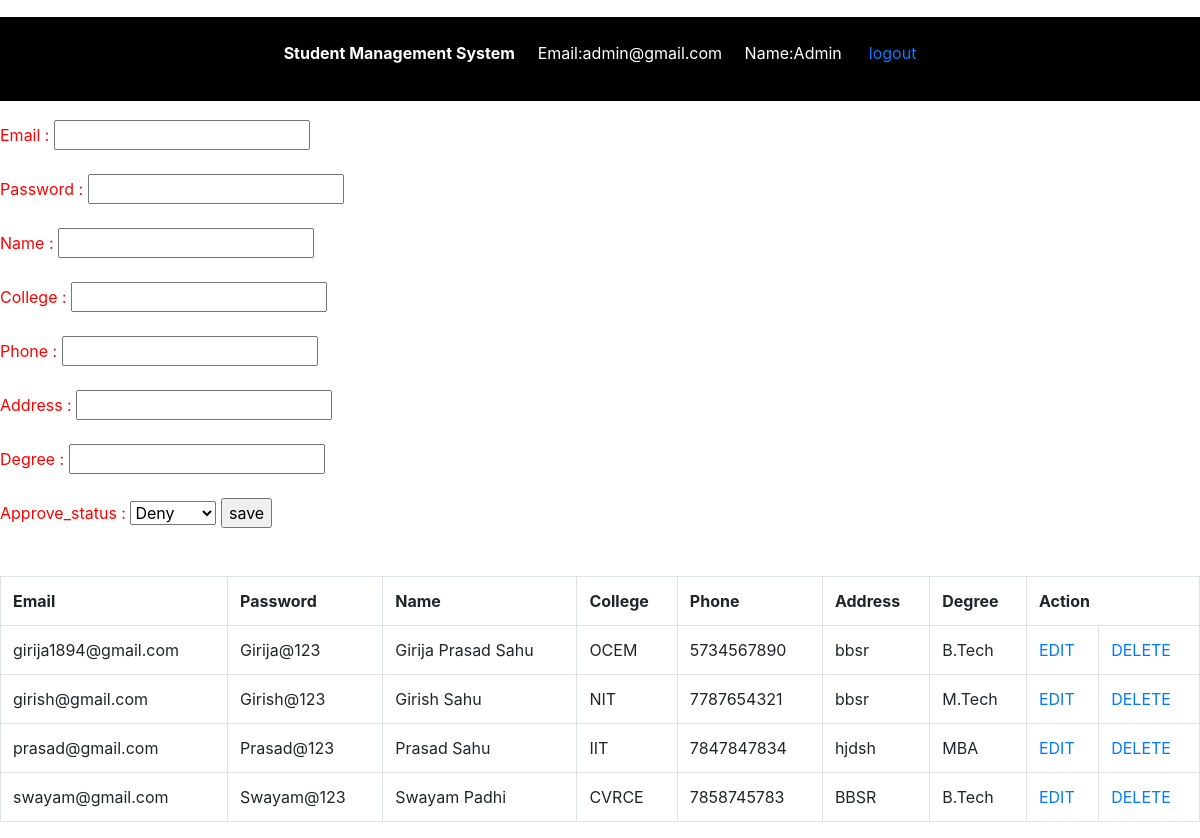
/sms/admin_dashboard.php (signed in), run on the app's committed database.
### tables this page shows
CREATE TABLE `student` (
  `id` int(11) NOT NULL,
  `email` varchar(255) NOT NULL,
  `password` varchar(255) NOT NULL,
  `name` varchar(255) NOT NULL,
  `college` varchar(255) NOT NULL,
  `phone` varchar(255) NOT NULL,
  `address` varchar(255) NOT NULL,
  `degree` varchar(255) NOT NULL,
  `approve_satus` int(11) NOT NULL DEFAULT 0
);

### sms/admin_dashboard.php (the view, shortened to what this page needs)
<?php
        include 'conn.php';
?>
<?php
     $email="";
     $password="";
     $name="";
     $college="";
     $phone="";
     $address="";
     $degree="";
     $approve_status="";
     $edit_state=false;
        ?>
<!DOCTYPE html>
<html lang="en">
<head>
    <link rel="stylesheet" href="https://maxcdn.bootstrapcdn.com/bootstrap/4.5.2/css/bootstrap.min.css">
</head>
<body>
    <div id="header">
        <center><strong><br>Student Management System &nbsp;&nbsp;&nbsp;&nbsp;&nbsp;</strong>Email:<?php echo $_SESSION['email']; ?>&nbsp;&nbsp;&nbsp;&nbsp;&nbsp;Name:<?php echo $_SESSION['name']; ?>
        &nbsp;&nbsp;&nbsp;&nbsp;&nbsp;<a href="logout.php">logout</a>
        </center>
    </div>
        <div id="right_side">
        <form method="post">
             Email : <input type="text" name="email" id="email" value="<?php echo $email; ?>"><br><br>
             Password  : <input type="text" name="password" id="password" value="<?php echo $password; ?>"><br><br>
             Name : <input type="text" name="name" id="name" value="<?php echo $name; ?>"><br><br>
             College  : <input type="text" name="college" id="college" value="<?php echo $college; ?>"><br><br>
             Phone : <input type="text" name="phone" id="phone" value="<?php echo $phone; ?>"><br><br>
             Address  : <input type="text" name="address" id="address" value="<?php echo $address; ?>"><br><br>
             Degree : <input type="text" name="degree" id="degree" value="<?php echo $degree; ?>"><br><br>
             Approve_status : <select  name="approve_satus" id="approve_satus">
                        <option value="0" <?php (($approve_status == 0)?'selected':'')?>>Deny</option>
                      </select>
       <?php if($edit_state==false): ?>
                <input type="submit" name="sub" value="save">
        <?php else: ?>
            <input type="submit" name="update" value="update">
       <?php endif ?>
    </form><br><br>
        <table  class="table table-bordered">
        <tr>
            <th>Email</th>
            <th>Password</th>
            <th>Name</th>
            <th>College</th>
            <th>Phone</th>
            <th>Address</th>
            <th>Degree</th>
            <th colspan="2">Action</th>
        </tr>
        <?php
          $result = mysqli_query($conn, "select * from student");
            while($row = mysqli_fetch_array($result)){  ?>
                    <tr>
                        <td><?php echo $row['email']; ?></td>
                        <td><?php echo $row['password']; ?></td>
                        <td><?php echo $row['name']; ?></td>
                        <td><?php echo $row['college']; ?></td>
                        <td><?php echo $row['phone']; ?></td>
                        <td><?php echo $row['address']; ?></td>
                        <td><?php echo $row['degree']; ?></td>
                        <td> <a href="admin_dashboard.php?edit=<?php echo $row['id']; ?>">EDIT</a>   </td>
                        <td> <a onclick="return delet()" href="admin_dashboard.php?del=<?php echo $row['id']; ?>">DELETE</a> </td>
                    </tr>
            <?php } ?>
    </table>
        </div>
</body>
</html>

### sms/admin_dashboard.php (style rules this page uses)
#header { height:10%; width:100%; top:2%; background-color:black; position:fixed; color:white; }
#right_side { width:100%; top:50%; color:red; margin-top:10%; }

### data on the page
student: email "girija1894@gmail.com", password "Girija@123", name "Girija Prasad Sahu", college "OCEM", phone "5734567890", address "bbsr", degree "B.Tech"
student: email "girish@gmail.com", password "Girish@123", name "Girish Sahu", college "NIT", phone "7787654321", address "bbsr", degree "M.Tech"
student: email "prasad@gmail.com", password "Prasad@123", name "Prasad Sahu", college "IIT", phone "7847847834", address "hjdsh", degree "MBA"
student: email "swayam@gmail.com", password "Swayam@123", name "Swayam Padhi", college "CVRCE", phone "7858745783", address "BBSR", degree "B.Tech"

### other printed values
$_SESSION['email'] "admin@gmail.com"
$_SESSION['name'] "Admin"
